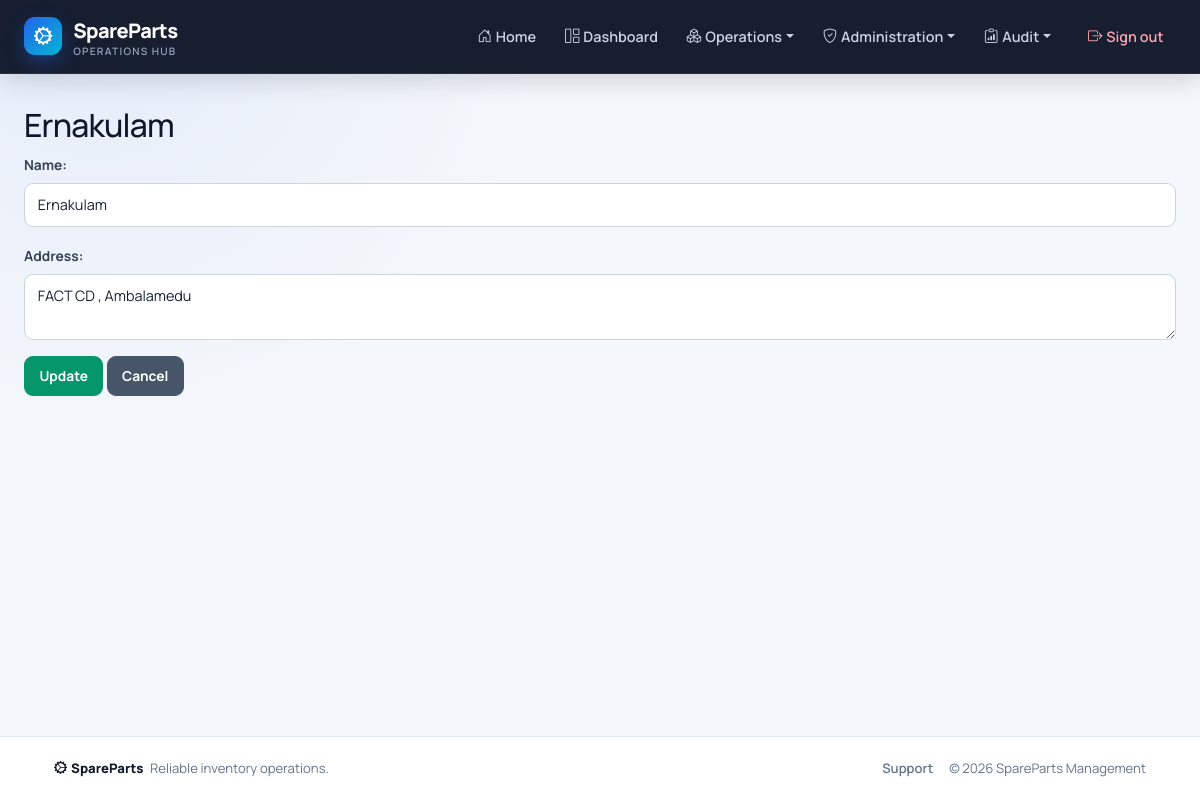
The page /inventory/locations/edit/1/ (signed in) on the database its author committed.
### inventory/models.py (models this page shows, shortened)
class Location(models.Model):
    name = models.CharField(max_length=100)
    address = models.TextField(blank=True, null=True)

### inventory/views.py (the view)
# urls.py: path('locations/edit/<int:pk>/', LocationUpdateView.as_view(), name='location_edit'),
class LocationUpdateView(LoginRequiredMixin, RoleRequiredMixin, UpdateView):
    model = Location
    form_class = LocationForm
    template_name = 'location_form.html'
    success_url = reverse_lazy('inventory:location_list')
    allowed_roles = ['inventory_manager']

### inventory/forms.py
class LocationForm(forms.ModelForm):
    class Meta:
        model = Location
        fields = ['name', 'address']
        widgets = {
            'name': forms.TextInput(attrs={'class': 'form-control'}),
            'address': forms.Textarea(attrs={'class': 'form-control', 'rows': 2}),
        }

### core/models.py (called while the page is built)
    def has_access(self, code):
        if not self.is_authenticated or not self.is_active:
            return False
        if self.is_superuser:
            return True
        return self.get_effective_access_permissions().filter(code=code).exists()

### core/templatetags/rbac.py (called while the page is built)
@register.filter
def has_access(user, code):
    return bool(getattr(user, 'has_access', lambda unused: False)(code))

### parts/mixins.py (called while the page is built)
    def get_permission_required(self):
        if self.permission_required:
            return self.permission_required
        model_name = self.model._meta.model_name
        module = self.permission_modules.get(model_name, model_name)
        action = 'view' if self.__class__.__name__.endswith(('ListView', 'DetailView')) else 'manage'
        return f'{module}.{action}'

    def dispatch(self, request, *args, **kwargs):
        if self.get_permission_required() == 'users.manage' and not request.user.is_superuser:
            raise PermissionDenied("Only a super admin can manage users and permissions.")
        if request.user.is_authenticated and request.user.has_access(self.get_permission_required()):
            return super().dispatch(request, *args, **kwargs)
        raise PermissionDenied("You do not have permission to access this page.")

### templates/location_form.html (shortened to what this page needs)
{% extends 'base.html' %}
{% block content %}
<h2>
    {% if view.object %}
        {{ view.object.name }}
    {% else %}
        Add Location
    {% endif %}
</h2>
<form method="post">
    {{ form.as_p }}
    <button type="submit" class="btn btn-success">
        {% if view.object %}Update{% else %}Add{% endif %}
    </button>
    <a href="{% url 'inventory:location_list' %}" class="btn btn-secondary">Cancel</a>
</form>
{% endblock %}

### templates/base.html (style rules this page uses)
:root { --sp-navy: #0f172a; --sp-navy-soft: #1e293b; --sp-primary: #2563eb; --sp-primary-dark: #1d4ed8; --sp-cyan: #06b6d4; --sp-surface: #ffffff; --sp-bg: #f4f7fb; --sp-border: #e2e8f0; --sp-muted: #64748b; --sp-text: #172033; --sp-radius: 14px; --sp-shadow: 0 10px 30px rgba(15, 23, 42, .07); }
* { box-sizing: border-box; }
html { scroll-behavior: smooth; }
body { min-height: 100vh; display: flex; flex-direction: column; margin: 0; color: var(--sp-text); background: radial-gradient(circle at 8% 0%, rgba(37, 99, 235, .07), transparent 28rem), var(--sp-bg); font-family: "Manrope", system-ui, -apple-system, "Segoe UI", sans-serif; -webkit-font-smoothing: antialiased; }
a { text-underline-offset: 3px; }
h1, h2, h3, h4, h5, h6 { color: var(--sp-navy); letter-spacing: -.025em; }
.form-label, form p > label { margin-bottom: .45rem; color: #334155; font-size: .86rem; font-weight: 700; }
form p { margin-bottom: 1rem; }
.form-control, .form-select, form p input:not([type="checkbox"]):not([type="radio"]), form p select, form p textarea { width: 100%; min-height: 44px; padding: .65rem .8rem; border: 1px solid #cbd5e1; border-radius: 9px; background-color: #fff; color: var(--sp-text); font: inherit; font-size: .9rem; transition: border-color .18s ease, box-shadow .18s ease; }
.btn { min-height: 40px; display: inline-flex; align-items: center; justify-content: center; gap: .35rem; padding: .55rem .9rem; border-radius: 9px; font-size: .86rem; font-weight: 700; box-shadow: none !important; transition: transform .16s ease, background .16s ease, border-color .16s ease; }
.btn-success { background: #059669; border-color: #059669; }
.btn-secondary { background: #475569; border-color: #475569; }

### rows shown on the page
Location: object.name "Ernakulam", name "Ernakulam", address "FACT CD , Ambalamedu"
